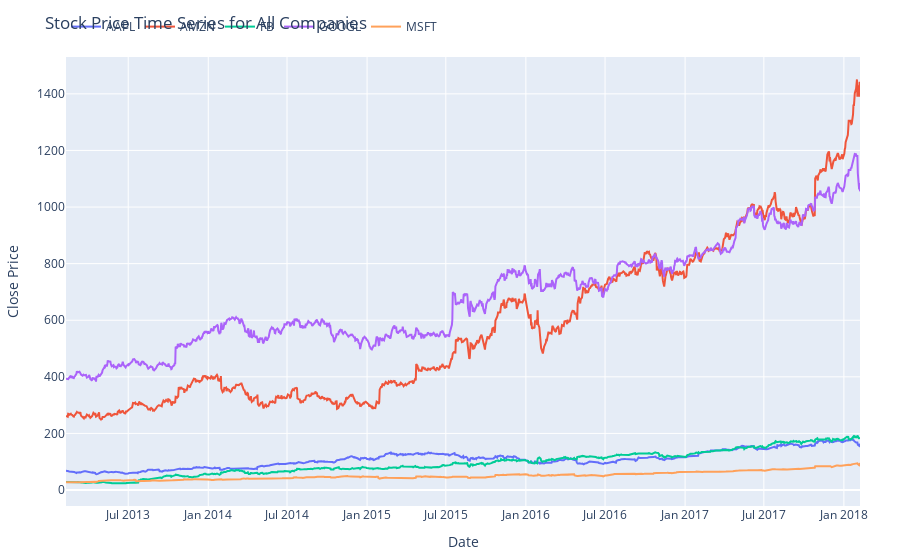

Write notebook code for a chart like this one.
### Code cell
import pandas as pd
import plotly.graph_objects as go

# Load the data
df = pd.read_csv('stockprices.csv')

# Convert 'date' column from object to datetime (assuming it's in yyyy-mm-dd format)
df['date'] = pd.to_datetime(df['date'])

# Get a list of all unique company names
companies = df['Name'].unique()

# Create traces for each company
traces = []
for company in companies:
    company_data = df[df['Name'] == company]
    trace = go.Scatter(x=company_data['date'], y=company_data['close'], mode='lines', name=company)
    traces.append(trace)

# Create layout
layout = go.Layout(
    title='Stock Price Time Series for All Companies',
    xaxis=dict(title='Date', type='date'),
    yaxis=dict(title='Close Price'),
    showlegend=True,
    legend=dict(orientation='h', x=0, y=1.1),
    hovermode='x',  # Set hover mode to display information vertically
    margin=dict(l=40, r=40, t=40, b=40),  # Add margin for better visibility
    autosize=True,  # Automatically adjust size based on content
    hoverdistance=100,  # Set the distance at which hover labels appear
)

# Create figure
fig = go.Figure(data=traces, layout=layout)

# Show plot
fig.show()

### Figure 1 — Plotly figure (JSON) as saved in the notebook; plotly's stock layout.template omitted (floating-point values rounded to 4 significant figures; data arrays with more than 128 entries replaced by an {"elided": "..."} marker saying what was removed)
{"data": [{"mode": "lines", "name": "AAPL", "type": "scatter", "x": {"elided": "1259 str values"}, "y": {"elided": "1259 float values"}}, {"mode": "lines", "name": "AMZN", "type": "scatter", "x": {"elided": "1259 str values"}, "y": {"elided": "1259 float values"}}, {"mode": "lines", "name": "FB", "type": "scatter", "x": {"elided": "1259 str values"}, "y": {"elided": "1259 float values"}}, {"mode": "lines", "name": "GOOGL", "type": "scatter", "x": {"elided": "1259 str values"}, "y": {"elided": "1259 float values"}}, {"mode": "lines", "name": "MSFT", "type": "scatter", "x": {"elided": "1259 str values"}, "y": {"elided": "1259 float values"}}], "layout": {"autosize": true, "hoverdistance": 100, "hovermode": "x", "legend": {"orientation": "h", "x": 0, "y": 1.1}, "margin": {"b": 40, "l": 40, "r": 40, "t": 40}, "showlegend": true, "title": {"text": "Stock Price Time Series for All Companies"}, "xaxis": {"title": {"text": "Date"}, "type": "date"}, "yaxis": {"title": {"text": "Close Price"}}}}
